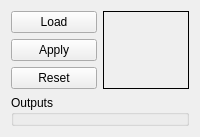
      <widget class="QWidget" name="snake">
       <attribute name="title">
        <string>Snake</string>
       </attribute>
       <layout class="QGridLayout" name="gridLayout_6">
        <item row="0" column="0">
         <layout class="QVBoxLayout" name="verticalLayout_7">
          <item>
           <layout class="QHBoxLayout" name="horizontalLayout_14">
            <item>
             <layout class="QVBoxLayout" name="verticalLayout_6">
              <item>
               <widget class="QPushButton" name="LoadTab5">
                <property name="sizePolicy">
                 <sizepolicy hsizetype="Fixed" vsizetype="Fixed">
                  <horstretch>0</horstretch>
                  <verstretch>0</verstretch>
                 </sizepolicy>
                </property>
                <property name="maximumSize">
                 <size>
                  <width>151</width>
                  <height>111</height>
                 </size>
                </property>
                <property name="text">
                 <string>Load</string>
                </property>
               </widget>
              </item>
              <item>
               <widget class="QPushButton" name="Apply">
                <property name="sizePolicy">
                 <sizepolicy hsizetype="Fixed" vsizetype="Fixed">
                  <horstretch>0</horstretch>
                  <verstretch>0</verstretch>
                 </sizepolicy>
                </property>
                <property name="maximumSize">
                 <size>
                  <width>151</width>
                  <height>111</height>
                 </size>
                </property>
                <property name="text">
                 <string>Apply</string>
                </property>
               </widget>
              </item>
              <item>
               <widget class="QPushButton" name="Reset">
                <property name="sizePolicy">
                 <sizepolicy hsizetype="Fixed" vsizetype="Fixed">
                  <horstretch>0</horstretch>
                  <verstretch>0</verstretch>
                 </sizepolicy>
                </property>
                <property name="maximumSize">
                 <size>
                  <width>151</width>
                  <height>111</height>
                 </size>
                </property>
                <property name="text">
                 <string>Reset</string>
                </property>
               </widget>
              </item>
             </layout>
            </item>
            <item>
             <widget class="QLabel" name="InputImageTab5">
              <property name="frameShape">
               <enum>QFrame::Box</enum>
              </property>
              <property name="text">
               <string/>
              </property>
             </widget>
            </item>
           </layout>
          </item>
          <item>
           <layout class="QHBoxLayout" name="horizontalLayout_13">
            <item>
             <widget class="QGroupBox" name="groupBox_4">
              <property name="sizePolicy">
               <sizepolicy hsizetype="Preferred" vsizetype="Fixed">
                <horstretch>0</horstretch>
                <verstretch>0</verstretch>
               </sizepolicy>
              </property>
              <property name="maximumSize">
               <size>
                <width>16777215</width>
                <height>153</height>
               </size>
              </property>
              <property name="title">
               <string>Outputs</string>
              </property>
              <widget class="QLabel" name="label_2">
               <property name="geometry">
                <rect>
                 <x>13</x>
                 <y>49</y>
                 <width>40</width>
                 <height>36</height>
                </rect>
               </property>
               <property name="text">
                <string>Area</string>
               </property>
              </widget>
              <widget class="QLabel" name="label_3">
               <property name="geometry">
                <rect>
                 <x>13</x>
                 <y>96</y>
                 <width>84</width>
                 <height>36</height>
                </rect>
               </property>
               <property name="text">
                <string>Perimeter</string>
               </property>
              </widget>
              <widget class="QLabel" name="Area">
               <property name="geometry">
                <rect>
                 <x>130</x>
                 <y>40</y>
                 <width>121</width>
                 <height>41</height>
                </rect>
               </property>
               <property name="sizePolicy">
                <sizepolicy hsizetype="Fixed" vsizetype="Fixed">
                 <horstretch>0</horstretch>
                 <verstretch>0</verstretch>
                </sizepolicy>
               </property>
               <property name="minimumSize">
                <size>
                 <width>121</width>
                 <height>41</height>
                </size>
               </property>
               <property name="maximumSize">
                <size>
                 <width>121</width>
                 <height>41</height>
                </size>
               </property>
               <property name="frameShape">
                <enum>QFrame::Box</enum>
               </property>
               <property name="text">
                <string/>
               </property>
              </widget>
              <widget class="QLabel" name="Perimeter">
               <property name="geometry">
                <rect>
                 <x>130</x>
                 <y>90</y>
                 <width>121</width>
                 <height>41</height>
                </rect>
               </property>
               <property name="sizePolicy">
                <sizepolicy hsizetype="Fixed" vsizetype="Fixed">
                 <horstretch>0</horstretch>
                 <verstretch>0</verstretch>
                </sizepolicy>
               </property>
               <property name="minimumSize">
                <size>
                 <width>121</width>
                 <height>41</height>
                </size>
               </property>
               <property name="maximumSize">
                <size>
                 <width>121</width>
                 <height>41</height>
                </size>
               </property>
               <property name="frameShape">
                <enum>QFrame::Panel</enum>
               </property>
               <property name="text">
                <string/>
               </property>
              </widget>
             </widget>
            </item>
           </layout>
          </item>
         </layout>
        </item>
       </layout>
      </widget>
